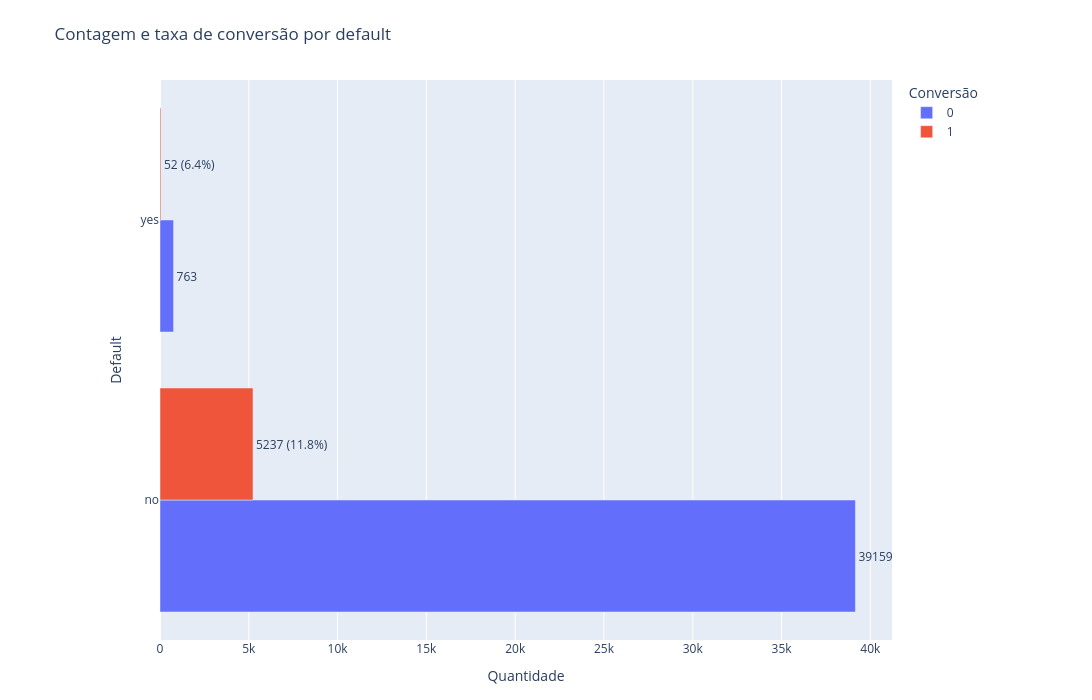

The notebook cell this image was saved under:
### Markdown cell above
### Default (está inadimplente ou não)

### Code cell
plot_conversion_bar(dados, 'default')

### Figure 1 — Plotly figure (JSON) as saved in the notebook; plotly's stock layout.template omitted (floating-point values rounded to 4 significant figures)
{"data": [{"alignmentgroup": "True", "cliponaxis": false, "hovertemplate": "Conversão=0<br>Quantidade=%{x}<br>Default=%{y}<br>label=%{text}<extra></extra>", "legendgroup": "0", "marker": {"color": "#636EFA", "pattern": {"shape": ""}}, "name": "0", "offsetgroup": "0", "orientation": "h", "showlegend": true, "text": ["39159", "763"], "textposition": "outside", "type": "bar", "x": [39159, 763], "xaxis": "x", "y": ["no", "yes"], "yaxis": "y"}, {"alignmentgroup": "True", "cliponaxis": false, "hovertemplate": "Conversão=1<br>Quantidade=%{x}<br>Default=%{y}<br>label=%{text}<extra></extra>", "legendgroup": "1", "marker": {"color": "#EF553B", "pattern": {"shape": ""}}, "name": "1", "offsetgroup": "1", "orientation": "h", "showlegend": true, "text": ["5237 (11.8%)", "52 (6.4%)"], "textposition": "outside", "type": "bar", "x": [5237, 52], "xaxis": "x", "y": ["no", "yes"], "yaxis": "y"}], "layout": {"barmode": "group", "height": 700, "legend": {"title": {"text": "Conversão"}, "tracegroupgap": 0}, "margin": {"b": 60, "l": 160, "r": 200, "t": 80}, "title": {"text": "Contagem e taxa de conversão por default"}, "width": 1200, "xaxis": {"anchor": "y", "domain": [0, 1], "title": {"text": "Quantidade"}}, "yaxis": {"anchor": "x", "domain": [0, 1], "title": {"text": "Default"}}}}
